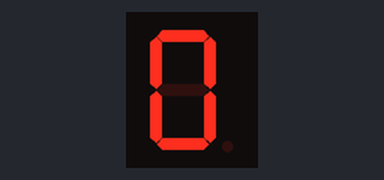
Bench run of a sketch on a simulated Arduino Uno, built with avr-gcc and run on an emulated ATmega328P. Parts: 1-digit seven-segment display. Wiring (inferred from the names in the program): 1-digit 7-segment display, segments lit when LOW: segments pin 3, pin 2, pin 8, pin 7, pin 6, pin 4, pin 5. The segment pins are drawn as the display they are named for.

Above: at 0.1 s.
At 8.1 s:
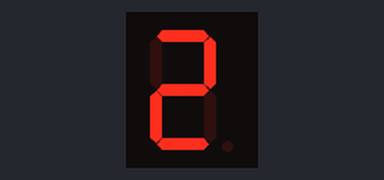
At 12.1 s:
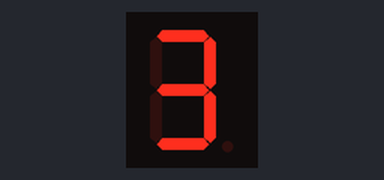
At 24.1 s:
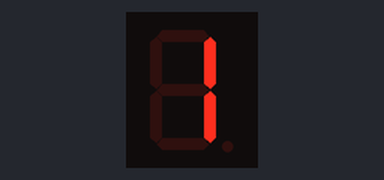
At 36.1 s:
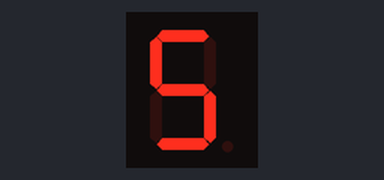

The sketch:

Code_Example_7Segment.ino
```cpp
const int segmentA = 3;
const int segmentB = 2;
const int segmentC = 8;
const int segmentD = 7;
const int segmentE = 6;
const int segmentF = 4;
const int segmentG = 5;

void setup(){
  pinMode(segmentA, OUTPUT);
  pinMode(segmentB, OUTPUT);
  pinMode(segmentC, OUTPUT);
  pinMode(segmentD, OUTPUT);
  pinMode(segmentE, OUTPUT);
  pinMode(segmentF, OUTPUT);
  pinMode(segmentG, OUTPUT);

  digitalWrite(segmentA, HIGH);
  digitalWrite(segmentB, HIGH);
  digitalWrite(segmentC, HIGH);
  digitalWrite(segmentD, HIGH);
  digitalWrite(segmentE, HIGH);
  digitalWrite(segmentF, HIGH);
  digitalWrite(segmentG, HIGH);
}

void loop(){
  //0
  digitalWrite(segmentA, LOW);
  digitalWrite(segmentB, LOW);
  digitalWrite(segmentC, LOW);
  digitalWrite(segmentD, LOW);
  digitalWrite(segmentE, LOW);
  digitalWrite(segmentF, LOW);
  delay(2000);

  digitalWrite(segmentA, HIGH);
  digitalWrite(segmentB, HIGH);
  digitalWrite(segmentC, HIGH);
  digitalWrite(segmentD, HIGH);
  digitalWrite(segmentE, HIGH);
  digitalWrite(segmentF, HIGH);
  delay(2000);

  //1
  digitalWrite(segmentB, LOW);
  digitalWrite(segmentC, LOW);
  delay(2000);

  digitalWrite(segmentB, HIGH);
  digitalWrite(segmentC, HIGH);
  delay(2000);

  //2
  digitalWrite(segmentA, LOW);
  digitalWrite(segmentB, LOW);
  digitalWrite(segmentD, LOW);
  digitalWrite(segmentE, LOW);
  digitalWrite(segmentG, LOW);
  delay(2000);

  digitalWrite(segmentA, HIGH);
  digitalWrite(segmentB, HIGH);
  digitalWrite(segmentD, HIGH);
  digitalWrite(segmentE, HIGH);
  digitalWrite(segmentG, HIGH);
  delay(2000);

  //3
  digitalWrite(segmentA, LOW);
  digitalWrite(segmentB, LOW);
  digitalWrite(segmentC, LOW);
  digitalWrite(segmentD, LOW);
  digitalWrite(segmentG, LOW);
  delay(2000);

  digitalWrite(segmentA, HIGH);
  digitalWrite(segmentB, HIGH);
  digitalWrite(segmentC, HIGH);
  digitalWrite(segmentD, HIGH);
  digitalWrite(segmentG, HIGH);
  delay(2000);

  //5
  digitalWrite(segmentA, LOW);
  digitalWrite(segmentC, LOW);
  digitalWrite(segmentD, LOW);
  digitalWrite(segmentF, LOW);
  digitalWrite(segmentG, LOW);
  delay(2000);

  digitalWrite(segmentA, HIGH);
  digitalWrite(segmentC, HIGH);
  digitalWrite(segmentD, HIGH);
  digitalWrite(segmentF, HIGH);
  digitalWrite(segmentG, HIGH);
  delay(2000);
}
```

Measured:
- what the display in image 1 shows lasts 2.0 s, from 8.0 s to 10.0 s
